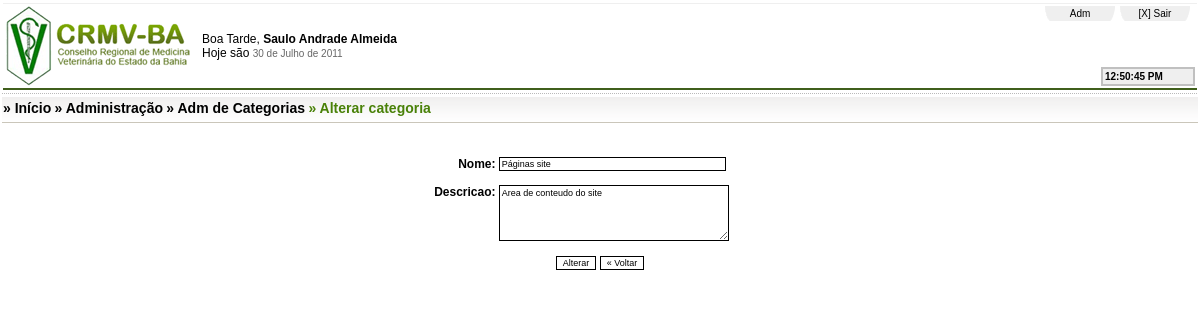
Screenshot of /www/sistema/adm/ap_index_cad_categoria.php?news_cat_pk=2&l_str_acao=Alterar (signed in) with the database file from the repository.
### tables this page shows
CREATE TABLE news_categoria (
  news_cat_pk int unsigned NOT NULL auto_increment,
  news_cat_nome varchar(100) NOT NULL,
  news_cat_descricao varchar(255) NOT NULL,
  news_cat_url varchar(60) NULL,
  news_cat_pai_fk int unsigned NULL,
  PRIMARY KEY  (news_cat_pk),
  KEY fk_news_categoria_news_categoria (news_cat_pai_fk),
  CONSTRAINT cstr_news_categoria_news_categoria FOREIGN KEY (news_cat_pai_fk) REFERENCES news_categoria (news_cat_pk)    
);

### www/sistema/adm/cl_categoria.php (called while the page is built, shortened)
<?
class Categoria{
	var $dbconn;
	function Categoria(){
		$this->dbconn = new Dbconn;
	}
	function GetCategoria($p_int_cat_pk){
                settype($p_int_cat_pk, 'integer');
		$l_str_sql = "Select news_cat_pk, ";
		$l_str_sql.= "       news_cat_nome, ";
		$l_str_sql.= "	     news_cat_descricao ";
		$l_str_sql.= "from news_categoria ";
		$l_str_sql.= "where news_cat_pk = ".$p_int_cat_pk;
		$RStemp = $this->dbconn->getRecordsetArray($this->dbconn->getRecordset($l_str_sql));
		$this->news_cat_nome = $RStemp["news_cat_nome"];
		$this->news_cat_descricao = $RStemp["news_cat_descricao"];
	}
}
?>

### www/sistema/nucleo/classes/cl_dbconn.php (called while the page is built, shortened)
<?php
class Dbconn{
    var $servidor="localhost";
    var $usuario="root";
    var $senha="";
    var $banco="crmvba";
    var $conexao="";
   function conectar(){
        $this->conexao = mysqli_connect($this->servidor,$this->usuario,$this->senha,$this->banco);
		$this->conexao->autocommit(TRUE);
   }
   function getRecordset($sql){
      return $this->conexao->query($sql);
   }
}
?>

### www/sistema/adm/ap_cad_categoria.php (the view, shortened to what this page needs)
<?
$l_obj_categoria = new Categoria();
$l_str_acao = $_REQUEST["l_str_acao"];
if (isset($_REQUEST["news_cat_pk"])){
		$news_cat_pk = $_REQUEST["news_cat_pk"];
		$l_obj_categoria->dbconn->conectar();
		$l_obj_RScategoria = $l_obj_categoria->GetCategoria($news_cat_pk);
	}
?>
<br><br>
<form name="frm_cad_categoria" method="post" action="rn_categoria.php?l_str_acao=<? echo $l_str_acao?>" onSubmit="return frm_validar(this,'<?php echo $l_str_acao ?>');">
<table width="579" align="center" border="0">
	<tr>
  		<td align="center">
			<table width="367" align="center" border="0" cellspacing="0" cellpadding="0">
        <tr>
          <td width="81" align="right" valign="top"><strong>Nome:&nbsp;</strong></td>
          <td width="280">
		  <? if($l_str_acao == K_INCLUIR || $l_str_acao == K_ALTERAR){ ?>
		  	<input name='cad_cat_nome' type='text'
id='cad_cat_nome' size='40' maxlenght='100' value='<? echo
$l_obj_categoria->news_cat_nome; ?>'>
		  <?}else
		  	echo $l_obj_categoria->news_cat_nome;?>
			<br><br></td>
        </tr>
        <tr>
          <td align="right" valign="top"><strong> Descricao:&nbsp;</strong></td>
          <td><? if($l_str_acao == K_INCLUIR || $l_str_acao == K_ALTERAR){ ?>
	  		<textarea name='cad_cat_descricao' cols='40' rows='5'><? echo $l_obj_categoria->news_cat_descricao ?></textarea>
	      <?}else
		        echo $l_obj_categoria->news_cat_descricao;?>
		  <br><br></td>
        </tr>
        <tr>
          <td colspan="2" align="center">
		  <input type="submit" name="Submit" value="<? echo $l_str_acao;?>">
		  <input type='button' value="&laquo; Voltar"
onClick="GoTo('ap_index_lst_categoria.php')">
	  </td>
        </tr>
      </table>
		</td>
	</tr>
</table>
</form>

### www/sistema/nucleo/css/default.css (style rules this page uses)
table { COLOR: #000000; FONT-FAMILY: Arial, Helvetica, sans-serif; FONT-SIZE: 12px; TEXT-DECORATION: none }
input { border-left-width : 1px; border-right-width : 1px; border-top-width : 1px; border-bottom-width : 1px; border-width : 1px; border-color : #000000; border-style : solid; clear : left; font-family: Verdana, Arial, Helvetica, sans-serif; font-size: 9px; color: #000000; heigth:10px;BACKGROUND: none transparent scroll repeat 0% 0%; }
textarea { border-left-width : 1px; border-right-width : 1px; border-top-width : 1px; border-bottom-width : 1px; border-width : 1px; border-color : #000000; border-style : solid; clear : left; font-family: Verdana, Arial, Helvetica, sans-serif; font-size: 9px; color: #000000; heigth:10px;BACKGROUND: none transparent scroll repeat 0% 0%; }

### rows the page displays
news_categoria: cad_cat_nome "Páginas site", cad_cat_descricao "Area de conteudo do site"

### other values shown
$l_str_saudacao "Boa Tarde,"
$l_str_nome "Saulo Andrade Almeida"
$l_str_verbo "são"
$l_str_acao "Alterar"
